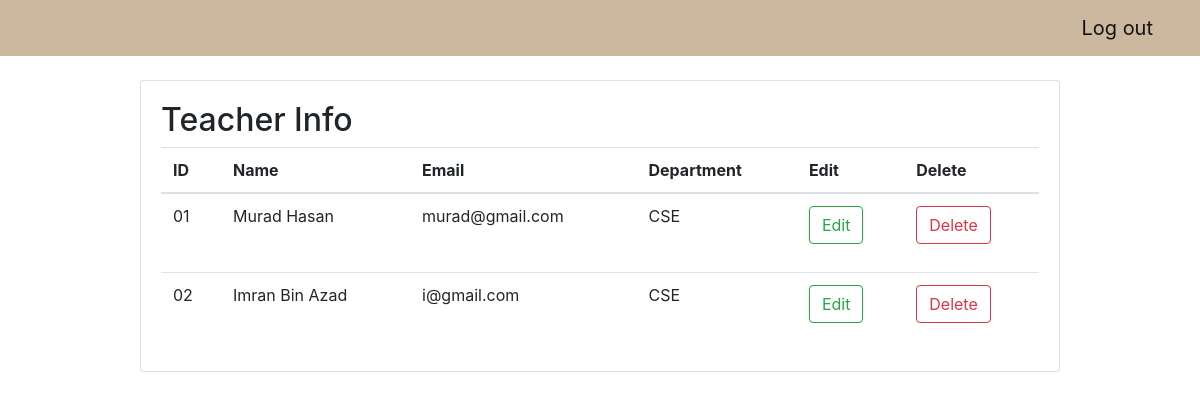
Screenshot of /teacher/ (signed in) with the database file from the repository.
### onlineapp/models.py (models this page shows)
class Teacher(models.Model):
    t_id = models.CharField(max_length=10)
    t_name = models.CharField(max_length=150)
    email = models.EmailField(max_length=100)
    dpt = models.CharField(max_length=50)

### onlineapp/views.py (the view)
# urls.py: path('teacher/', views.teacher_list, name='teacher_list'),
@login_required
def teacher_list(request):
    teacher = Teacher.objects.all()
    return render(request, 'teacher_list.html', {
        'teacher': teacher
    })

### Exam/templates/teacher_list.html (shortened to what this page needs)
{% extends 'index.html' %}
{% block content %}
  {% block content_header %}
    <h2>Teacher Info</h2>
  {% endblock %}
  <table class="table mb-0">
    <thead>
      <tr>
        <th>ID</th>
        <th>Name</th>
        <th>Email</th>
          <th>Department</th>
        <th>Edit</th>
        <th>Delete</th>
      </tr>
    </thead>
    <tbody>
      {% for i in teacher %}
        <tr>
          <td>{{ i.t_id }}</td>
          <td>{{ i.t_name }}</td>
          <td>{{ i.email }}</td>
            <td>{{ i.dpt }}</td>
          <td>
            <form method="post" action="{% url 'edit_teacher' i.pk %}">
              <button type="submit" class="btn btn-outline-success btn-md">Edit</button>
            </form>
          </td>
          <td>
            <form method="post" action="{% url 'delete_teacher' i.pk %}">
              <button type="submit" class="btn btn-outline-danger btn-md">Delete</button>
            </form>
          </td>
        </tr>
      {% endfor %}
    </tbody>
  </table>
{% endblock %}

### Exam/static/css/app.css (style rules this page uses)
body { background-image: url("p.png"); background-repeat: no-repeat; background-position: center; }

### rows the page displays
Teacher: t_id "01", t_name "Murad Hasan", email "murad@gmail.com", dpt "CSE"
Teacher: t_id "02", t_name "Imran Bin Azad", email "i@gmail.com", dpt "CSE"
